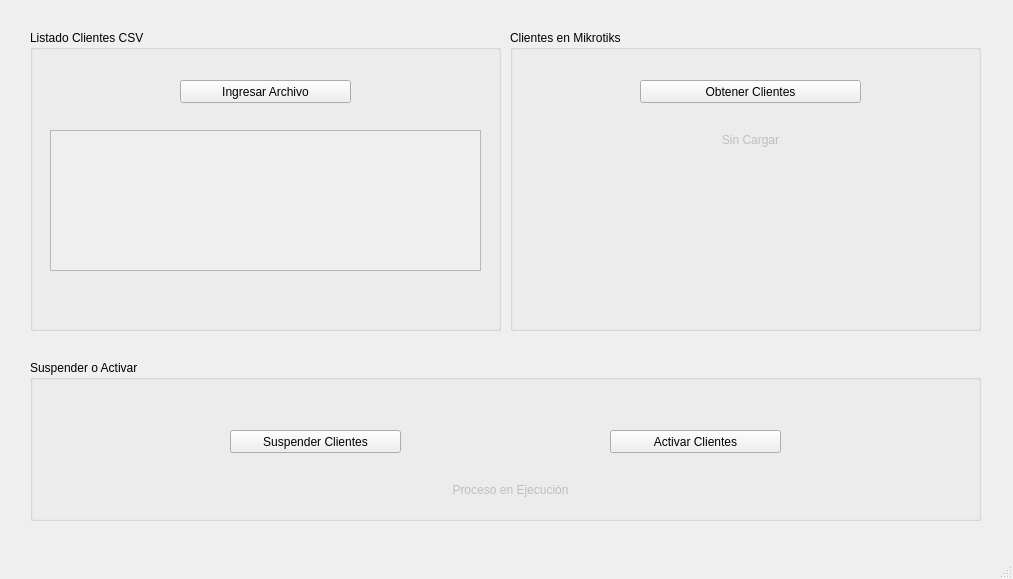
<?xml version="1.0" encoding="UTF-8"?>
<ui version="4.0">
 <class>SuspensionesyActivaciones</class>
 <widget class="QMainWindow" name="SuspensionesyActivaciones">
  <property name="enabled">
   <bool>true</bool>
  </property>
  <property name="geometry">
   <rect>
    <x>0</x>
    <y>0</y>
    <width>1013</width>
    <height>579</height>
   </rect>
  </property>
  <property name="windowTitle">
   <string>Tester Contenido</string>
  </property>
  <widget class="QWidget" name="centralwidget">
   <widget class="QGroupBox" name="groupBox">
    <property name="geometry">
     <rect>
      <x>30</x>
      <y>30</y>
      <width>471</width>
      <height>301</height>
     </rect>
    </property>
    <property name="title">
     <string>Listado Clientes CSV</string>
    </property>
    <widget class="QPushButton" name="btn_ingrezar_csv">
     <property name="geometry">
      <rect>
       <x>150</x>
       <y>50</y>
       <width>171</width>
       <height>23</height>
      </rect>
     </property>
     <property name="text">
      <string>Ingresar Archivo</string>
     </property>
    </widget>
    <widget class="QTextEdit" name="textEdit">
     <property name="enabled">
      <bool>false</bool>
     </property>
     <property name="geometry">
      <rect>
       <x>20</x>
       <y>100</y>
       <width>431</width>
       <height>141</height>
      </rect>
     </property>
    </widget>
   </widget>
   <widget class="QGroupBox" name="groupBox_2">
    <property name="geometry">
     <rect>
      <x>510</x>
      <y>30</y>
      <width>471</width>
      <height>301</height>
     </rect>
    </property>
    <property name="title">
     <string>Clientes en Mikrotiks </string>
    </property>
    <widget class="QPushButton" name="btn_clientes">
     <property name="geometry">
      <rect>
       <x>130</x>
       <y>50</y>
       <width>221</width>
       <height>23</height>
      </rect>
     </property>
     <property name="text">
      <string>Obtener Clientes</string>
     </property>
    </widget>
    <widget class="QLabel" name="label_clientes">
     <property name="enabled">
      <bool>false</bool>
     </property>
     <property name="geometry">
      <rect>
       <x>150</x>
       <y>100</y>
       <width>181</width>
       <height>20</height>
      </rect>
     </property>
     <property name="text">
      <string>Sin Cargar</string>
     </property>
     <property name="alignment">
      <set>Qt::AlignCenter</set>
     </property>
    </widget>
   </widget>
   <widget class="QGroupBox" name="groupBox_3">
    <property name="geometry">
     <rect>
      <x>30</x>
      <y>360</y>
      <width>951</width>
      <height>161</height>
     </rect>
    </property>
    <property name="title">
     <string>Suspender o Activar</string>
    </property>
    <widget class="QPushButton" name="btn_suspender">
     <property name="enabled">
      <bool>true</bool>
     </property>
     <property name="geometry">
      <rect>
       <x>200</x>
       <y>70</y>
       <width>171</width>
       <height>23</height>
      </rect>
     </property>
     <property name="text">
      <string>Suspender Clientes</string>
     </property>
    </widget>
    <widget class="QPushButton" name="btn_activar">
     <property name="enabled">
      <bool>true</bool>
     </property>
     <property name="geometry">
      <rect>
       <x>580</x>
       <y>70</y>
       <width>171</width>
       <height>23</height>
      </rect>
     </property>
     <property name="text">
      <string>Activar Clientes</string>
     </property>
    </widget>
    <widget class="QLabel" name="label_proceso">
     <property name="enabled">
      <bool>false</bool>
     </property>
     <property name="geometry">
      <rect>
       <x>390</x>
       <y>120</y>
       <width>181</width>
       <height>20</height>
      </rect>
     </property>
     <property name="text">
      <string>Proceso en Ejecución</string>
     </property>
     <property name="alignment">
      <set>Qt::AlignCenter</set>
     </property>
    </widget>
   </widget>
  </widget>
  <widget class="QMenuBar" name="menubar">
   <property name="geometry">
    <rect>
     <x>0</x>
     <y>0</y>
     <width>1013</width>
     <height>18</height>
    </rect>
   </property>
  </widget>
  <widget class="QStatusBar" name="statusbar"/>
 </widget>
 <resources/>
 <connections/>
</ui>
